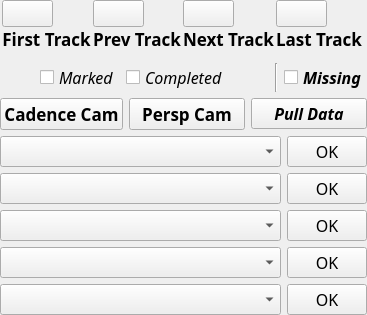
        <widget class="QWidget" name="navigationWidget" native="true">
         <property name="sizePolicy">
          <sizepolicy hsizetype="Expanding" vsizetype="Expanding">
           <horstretch>0</horstretch>
           <verstretch>0</verstretch>
          </sizepolicy>
         </property>
         <property name="font">
          <font>
           <family>Lucida Grande</family>
           <pointsize>12</pointsize>
          </font>
         </property>
         <layout class="QVBoxLayout" name="verticalLayout" stretch="1,0,1,0,1,0,1,1,1">
          <property name="margin">
           <number>0</number>
          </property>
          <item>
           <widget class="QWidget" name="controlsWidget" native="true">
            <property name="sizePolicy">
             <sizepolicy hsizetype="Expanding" vsizetype="Fixed">
              <horstretch>0</horstretch>
              <verstretch>0</verstretch>
             </sizepolicy>
            </property>
            <property name="minimumSize">
             <size>
              <width>2</width>
              <height>0</height>
             </size>
            </property>
            <property name="font">
             <font>
              <family>Lucida Grande</family>
              <pointsize>12</pointsize>
             </font>
            </property>
            <layout class="QHBoxLayout" name="horizontalLayout">
             <property name="spacing">
              <number>0</number>
             </property>
             <property name="margin">
              <number>0</number>
             </property>
             <item>
              <widget class="QWidget" name="firstWidget" native="true">
               <property name="sizePolicy">
                <sizepolicy hsizetype="Fixed" vsizetype="Expanding">
                 <horstretch>0</horstretch>
                 <verstretch>0</verstretch>
                </sizepolicy>
               </property>
               <property name="font">
                <font>
                 <pointsize>12</pointsize>
                </font>
               </property>
               <layout class="QVBoxLayout" name="verticalLayout_7">
                <property name="spacing">
                 <number>0</number>
                </property>
                <property name="margin">
                 <number>0</number>
                </property>
                <item>
                 <widget class="QPushButton" name="firstBtn">
                  <property name="sizePolicy">
                   <sizepolicy hsizetype="Fixed" vsizetype="Fixed">
                    <horstretch>0</horstretch>
                    <verstretch>0</verstretch>
                   </sizepolicy>
                  </property>
                  <property name="font">
                   <font>
                    <family>Lucida Grande</family>
                    <pointsize>12</pointsize>
                    <weight>75</weight>
                    <bold>true</bold>
                   </font>
                  </property>
                  <property name="acceptDrops">
                   <bool>false</bool>
                  </property>
                  <property name="text">
                   <string/>
                  </property>
                  <property name="icon">
                   <iconset>
                    <normaloff>mediaIcons/first.png</normaloff>mediaIcons/first.png</iconset>
                  </property>
                  <property name="iconSize">
                   <size>
                    <width>24</width>
                    <height>24</height>
                   </size>
                  </property>
                  <property name="flat">
                   <bool>false</bool>
                  </property>
                 </widget>
                </item>
                <item>
                 <widget class="QLabel" name="firstTrackLbl">
                  <property name="sizePolicy">
                   <sizepolicy hsizetype="Expanding" vsizetype="Fixed">
                    <horstretch>0</horstretch>
                    <verstretch>0</verstretch>
                   </sizepolicy>
                  </property>
                  <property name="font">
                   <font>
                    <family>Abadi MT Condensed Light</family>
                    <pointsize>13</pointsize>
                    <weight>75</weight>
                    <bold>true</bold>
                   </font>
                  </property>
                  <property name="contextMenuPolicy">
                   <enum>Qt::DefaultContextMenu</enum>
                  </property>
                  <property name="text">
                   <string>First Track</string>
                  </property>
                  <property name="alignment">
                   <set>Qt::AlignCenter</set>
                  </property>
                 </widget>
                </item>
               </layout>
              </widget>
             </item>
             <item>
              <widget class="QWidget" name="prevWIdget" native="true">
               <property name="sizePolicy">
                <sizepolicy hsizetype="Fixed" vsizetype="Expanding">
                 <horstretch>0</horstretch>
                 <verstretch>0</verstretch>
                </sizepolicy>
               </property>
               <property name="font">
                <font>
                 <pointsize>12</pointsize>
                </font>
               </property>
               <layout class="QVBoxLayout" name="verticalLayout_8" stretch="0,0">
                <property name="spacing">
                 <number>0</number>
                </property>
                <property name="margin">
                 <number>0</number>
                </property>
                <item>
                 <widget class="QPushButton" name="prevBtn">
                  <property name="sizePolicy">
                   <sizepolicy hsizetype="Fixed" vsizetype="Fixed">
                    <horstretch>0</horstretch>
                    <verstretch>0</verstretch>
                   </sizepolicy>
                  </property>
                  <property name="font">
                   <font>
                    <family>Lucida Grande</family>
                    <pointsize>12</pointsize>
                    <weight>75</weight>
                    <bold>true</bold>
                   </font>
                  </property>
                  <property name="acceptDrops">
                   <bool>false</bool>
                  </property>
                  <property name="text">
                   <string/>
                  </property>
                  <property name="icon">
                   <iconset>
                    <normaloff>mediaIcons/prev.png</normaloff>mediaIcons/prev.png</iconset>
                  </property>
                  <property name="iconSize">
                   <size>
                    <width>24</width>
                    <height>24</height>
                   </size>
                  </property>
                  <property name="flat">
                   <bool>false</bool>
                  </property>
                 </widget>
                </item>
                <item>
                 <widget class="QLabel" name="prevTrackLbl">
                  <property name="sizePolicy">
                   <sizepolicy hsizetype="Expanding" vsizetype="Fixed">
                    <horstretch>0</horstretch>
                    <verstretch>0</verstretch>
                   </sizepolicy>
                  </property>
                  <property name="font">
                   <font>
                    <family>Abadi MT Condensed Light</family>
                    <pointsize>13</pointsize>
                    <weight>75</weight>
                    <bold>true</bold>
                   </font>
                  </property>
                  <property name="text">
                   <string>Prev Track</string>
                  </property>
                  <property name="alignment">
                   <set>Qt::AlignCenter</set>
                  </property>
                  <property name="indent">
                   <number>0</number>
                  </property>
                 </widget>
                </item>
               </layout>
              </widget>
             </item>
             <item>
              <widget class="QWidget" name="nextWidget" native="true">
               <property name="sizePolicy">
                <sizepolicy hsizetype="Fixed" vsizetype="Expanding">
                 <horstretch>0</horstretch>
                 <verstretch>0</verstretch>
                </sizepolicy>
               </property>
               <property name="font">
                <font>
                 <pointsize>12</pointsize>
                </font>
               </property>
               <layout class="QVBoxLayout" name="verticalLayout_9">
                <property name="spacing">
                 <number>0</number>
                </property>
                <property name="margin">
                 <number>0</number>
                </property>
                <item>
                 <widget class="QPushButton" name="nextBtn">
                  <property name="sizePolicy">
                   <sizepolicy hsizetype="Fixed" vsizetype="Fixed">
                    <horstretch>0</horstretch>
                    <verstretch>0</verstretch>
                   </sizepolicy>
                  </property>
                  <property name="font">
                   <font>
                    <family>Lucida Grande</family>
                    <pointsize>12</pointsize>
                    <weight>75</weight>
                    <bold>true</bold>
                   </font>
                  </property>
                  <property name="acceptDrops">
                   <bool>false</bool>
                  </property>
                  <property name="text">
                   <string/>
                  </property>
                  <property name="icon">
                   <iconset>
                    <normaloff>mediaIcons/next.png</normaloff>mediaIcons/next.png</iconset>
                  </property>
                  <property name="iconSize">
                   <size>
                    <width>24</width>
                    <height>24</height>
                   </size>
                  </property>
                  <property name="flat">
                   <bool>false</bool>
                  </property>
                 </widget>
                </item>
                <item>
                 <widget class="QLabel" name="nextTrackLabel">
                  <property name="sizePolicy">
                   <sizepolicy hsizetype="Expanding" vsizetype="Fixed">
                    <horstretch>0</horstretch>
                    <verstretch>0</verstretch>
                   </sizepolicy>
                  </property>
                  <property name="font">
                   <font>
                    <family>Abadi MT Condensed Light</family>
                    <pointsize>13</pointsize>
                    <weight>75</weight>
                    <bold>true</bold>
                   </font>
                  </property>
                  <property name="text">
                   <string>Next Track</string>
                  </property>
                  <property name="alignment">
                   <set>Qt::AlignCenter</set>
                  </property>
                  <property name="indent">
                   <number>0</number>
                  </property>
                 </widget>
                </item>
               </layout>
              </widget>
             </item>
             <item>
              <widget class="QWidget" name="lastWidget" native="true">
               <property name="sizePolicy">
                <sizepolicy hsizetype="Fixed" vsizetype="Expanding">
                 <horstretch>0</horstretch>
                 <verstretch>0</verstretch>
                </sizepolicy>
               </property>
               <property name="font">
                <font>
                 <pointsize>12</pointsize>
                </font>
               </property>
               <layout class="QVBoxLayout" name="verticalLayout_10">
                <property name="spacing">
                 <number>0</number>
                </property>
                <property name="margin">
                 <number>0</number>
                </property>
                <item>
                 <widget class="QPushButton" name="lastBtn">
                  <property name="sizePolicy">
                   <sizepolicy hsizetype="Fixed" vsizetype="Fixed">
                    <horstretch>0</horstretch>
                    <verstretch>0</verstretch>
                   </sizepolicy>
                  </property>
                  <property name="font">
                   <font>
                    <family>Lucida Grande</family>
                    <pointsize>12</pointsize>
                    <weight>75</weight>
                    <bold>true</bold>
                   </font>
                  </property>
                  <property name="acceptDrops">
                   <bool>false</bool>
                  </property>
                  <property name="text">
                   <string/>
                  </property>
                  <property name="icon">
                   <iconset>
                    <normaloff>mediaIcons/next.png</normaloff>mediaIcons/next.png</iconset>
                  </property>
                  <property name="iconSize">
                   <size>
                    <width>24</width>
                    <height>24</height>
                   </size>
                  </property>
                  <property name="flat">
                   <bool>false</bool>
                  </property>
                 </widget>
                </item>
                <item>
                 <widget class="QLabel" name="lastTrackLbl">
                  <property name="sizePolicy">
                   <sizepolicy hsizetype="Expanding" vsizetype="Fixed">
                    <horstretch>0</horstretch>
                    <verstretch>0</verstretch>
                   </sizepolicy>
                  </property>
                  <property name="font">
                   <font>
                    <family>Abadi MT Condensed Light</family>
                    <pointsize>13</pointsize>
                    <weight>75</weight>
                    <bold>true</bold>
                   </font>
                  </property>
                  <property name="layoutDirection">
                   <enum>Qt::LeftToRight</enum>
                  </property>
                  <property name="text">
                   <string>Last Track</string>
                  </property>
                  <property name="alignment">
                   <set>Qt::AlignCenter</set>
                  </property>
                  <property name="indent">
                   <number>0</number>
                  </property>
                 </widget>
                </item>
               </layout>
              </widget>
             </item>
            </layout>
           </widget>
          </item>
          <item>
           <widget class="QWidget" name="trackInfoWidget" native="true">
            <property name="sizePolicy">
             <sizepolicy hsizetype="Expanding" vsizetype="Fixed">
              <horstretch>0</horstretch>
              <verstretch>0</verstretch>
             </sizepolicy>
            </property>
            <property name="font">
             <font>
              <family>Lucida Grande</family>
             </font>
            </property>
            <layout class="QHBoxLayout" name="horizontalLayout_13">
             <property name="spacing">
              <number>-1</number>
             </property>
             <property name="margin">
              <number>0</number>
             </property>
            </layout>
           </widget>
          </item>
          <item>
           <widget class="QWidget" name="flagWidget" native="true">
            <property name="sizePolicy">
             <sizepolicy hsizetype="Preferred" vsizetype="Expanding">
              <horstretch>0</horstretch>
              <verstretch>0</verstretch>
             </sizepolicy>
            </property>
            <property name="contextMenuPolicy">
             <enum>Qt::DefaultContextMenu</enum>
            </property>
            <layout class="QHBoxLayout" name="horizontalLayout_16" stretch="1,1,1,0,2,0">
             <property name="margin">
              <number>0</number>
             </property>
             <item>
              <spacer name="horizontalSpacer">
               <property name="orientation">
                <enum>Qt::Horizontal</enum>
               </property>
               <property name="sizeHint" stdset="0">
                <size>
                 <width>40</width>
                 <height>20</height>
                </size>
               </property>
              </spacer>
             </item>
             <item>
              <widget class="QCheckBox" name="markedCkbx">
               <property name="font">
                <font>
                 <family>Abadi MT Condensed Extra Bold</family>
                 <italic>true</italic>
                </font>
               </property>
               <property name="layoutDirection">
                <enum>Qt::LeftToRight</enum>
               </property>
               <property name="text">
                <string>Marked</string>
               </property>
              </widget>
             </item>
             <item>
              <widget class="QCheckBox" name="completedCkbx">
               <property name="font">
                <font>
                 <family>Abadi MT Condensed Extra Bold</family>
                 <italic>true</italic>
                </font>
               </property>
               <property name="layoutDirection">
                <enum>Qt::LeftToRight</enum>
               </property>
               <property name="text">
                <string>Completed</string>
               </property>
               <property name="autoRepeatInterval">
                <number>100</number>
               </property>
              </widget>
             </item>
             <item>
              <spacer name="horizontalSpacer_2">
               <property name="orientation">
                <enum>Qt::Horizontal</enum>
               </property>
               <property name="sizeHint" stdset="0">
                <size>
                 <width>40</width>
                 <height>20</height>
                </size>
               </property>
              </spacer>
             </item>
             <item>
              <widget class="Line" name="line_2">
               <property name="orientation">
                <enum>Qt::Vertical</enum>
               </property>
              </widget>
             </item>
             <item>
              <widget class="QCheckBox" name="missingCkbx">
               <property name="font">
                <font>
                 <family>Abadi MT Condensed Extra Bold</family>
                 <weight>75</weight>
                 <italic>true</italic>
                 <bold>true</bold>
                </font>
               </property>
               <property name="text">
                <string>Missing</string>
               </property>
              </widget>
             </item>
            </layout>
           </widget>
          </item>
          <item>
           <widget class="QWidget" name="camWidget" native="true">
            <property name="sizePolicy">
             <sizepolicy hsizetype="Expanding" vsizetype="Fixed">
              <horstretch>0</horstretch>
              <verstretch>0</verstretch>
             </sizepolicy>
            </property>
            <property name="font">
             <font>
              <family>Abadi MT Condensed Extra Bold</family>
              <weight>75</weight>
              <bold>true</bold>
             </font>
            </property>
            <property name="contextMenuPolicy">
             <enum>Qt::DefaultContextMenu</enum>
            </property>
            <layout class="QHBoxLayout" name="horizontalLayout_5" stretch="1,1,1">
             <property name="spacing">
              <number>-1</number>
             </property>
             <property name="margin">
              <number>0</number>
             </property>
             <item>
              <widget class="QPushButton" name="selectCadenceCamBtn">
               <property name="sizePolicy">
                <sizepolicy hsizetype="Expanding" vsizetype="Fixed">
                 <horstretch>0</horstretch>
                 <verstretch>0</verstretch>
                </sizepolicy>
               </property>
               <property name="font">
                <font>
                 <family>Abadi MT Condensed Extra Bold</family>
                 <pointsize>13</pointsize>
                 <weight>75</weight>
                 <italic>false</italic>
                 <bold>true</bold>
                </font>
               </property>
               <property name="text">
                <string>Cadence Cam</string>
               </property>
              </widget>
             </item>
             <item>
              <widget class="QPushButton" name="selectPerspectiveBtn">
               <property name="sizePolicy">
                <sizepolicy hsizetype="Expanding" vsizetype="Fixed">
                 <horstretch>0</horstretch>
                 <verstretch>0</verstretch>
                </sizepolicy>
               </property>
               <property name="font">
                <font>
                 <family>Abadi MT Condensed Extra Bold</family>
                 <pointsize>13</pointsize>
                 <weight>75</weight>
                 <italic>false</italic>
                 <bold>true</bold>
                </font>
               </property>
               <property name="text">
                <string>Persp Cam</string>
               </property>
              </widget>
             </item>
             <item>
              <widget class="QPushButton" name="pullBtn">
               <property name="sizePolicy">
                <sizepolicy hsizetype="Expanding" vsizetype="Fixed">
                 <horstretch>0</horstretch>
                 <verstretch>0</verstretch>
                </sizepolicy>
               </property>
               <property name="font">
                <font>
                 <family>Abadi MT Condensed Extra Bold</family>
                 <pointsize>12</pointsize>
                 <weight>75</weight>
                 <italic>true</italic>
                 <bold>true</bold>
                 <underline>false</underline>
                 <stylestrategy>PreferDefault</stylestrategy>
                </font>
               </property>
               <property name="autoFillBackground">
                <bool>true</bool>
               </property>
               <property name="text">
                <string>Pull Data</string>
               </property>
               <property name="checkable">
                <bool>false</bool>
               </property>
              </widget>
             </item>
            </layout>
           </widget>
          </item>
          <item>
           <widget class="QWidget" name="selectionWidget_1" native="true">
            <property name="sizePolicy">
             <sizepolicy hsizetype="Expanding" vsizetype="Expanding">
              <horstretch>0</horstretch>
              <verstretch>0</verstretch>
             </sizepolicy>
            </property>
            <property name="font">
             <font>
              <family>Lucida Grande</family>
             </font>
            </property>
            <layout class="QHBoxLayout" name="horizontalLayout_7" stretch="5,1">
             <property name="spacing">
              <number>-1</number>
             </property>
             <property name="margin">
              <number>0</number>
             </property>
             <item>
              <widget class="QComboBox" name="selectionMethod1Cmbx">
               <property name="sizePolicy">
                <sizepolicy hsizetype="Expanding" vsizetype="Fixed">
                 <horstretch>0</horstretch>
                 <verstretch>0</verstretch>
                </sizepolicy>
               </property>
               <property name="font">
                <font>
                 <family>Abadi MT Condensed Extra Bold</family>
                 <pointsize>12</pointsize>
                 <weight>50</weight>
                 <italic>false</italic>
                 <bold>false</bold>
                 <kerning>true</kerning>
                </font>
               </property>
               <property name="currentIndex">
                <number>-1</number>
               </property>
              </widget>
             </item>
             <item>
              <widget class="QPushButton" name="select1Btn">
               <property name="sizePolicy">
                <sizepolicy hsizetype="Expanding" vsizetype="Fixed">
                 <horstretch>0</horstretch>
                 <verstretch>0</verstretch>
                </sizepolicy>
               </property>
               <property name="font">
                <font>
                 <family>Abadi MT Condensed Extra Bold</family>
                 <pointsize>12</pointsize>
                 <weight>50</weight>
                 <italic>false</italic>
                 <bold>false</bold>
                </font>
               </property>
               <property name="text">
                <string>OK</string>
               </property>
              </widget>
             </item>
            </layout>
           </widget>
          </item>
          <item>
           <widget class="QWidget" name="selectionWidget_2" native="true">
            <property name="sizePolicy">
             <sizepolicy hsizetype="Expanding" vsizetype="Expanding">
              <horstretch>0</horstretch>
              <verstretch>0</verstretch>
             </sizepolicy>
            </property>
            <property name="font">
             <font>
              <family>Lucida Grande</family>
             </font>
            </property>
            <layout class="QHBoxLayout" name="horizontalLayout_17" stretch="5,1">
             <property name="spacing">
              <number>-1</number>
             </property>
             <property name="margin">
              <number>0</number>
             </property>
             <item>
              <widget class="QComboBox" name="selectionMethod2Cmbx">
               <property name="sizePolicy">
                <sizepolicy hsizetype="Expanding" vsizetype="Fixed">
                 <horstretch>0</horstretch>
                 <verstretch>0</verstretch>
                </sizepolicy>
               </property>
               <property name="font">
                <font>
                 <family>Abadi MT Condensed Extra Bold</family>
                 <pointsize>12</pointsize>
                 <weight>50</weight>
                 <italic>false</italic>
                 <bold>false</bold>
                </font>
               </property>
               <property name="currentIndex">
                <number>-1</number>
               </property>
              </widget>
             </item>
             <item>
              <widget class="QPushButton" name="select2Btn">
               <property name="sizePolicy">
                <sizepolicy hsizetype="Expanding" vsizetype="Fixed">
                 <horstretch>0</horstretch>
                 <verstretch>0</verstretch>
                </sizepolicy>
               </property>
               <property name="font">
                <font>
                 <family>Abadi MT Condensed Extra Bold</family>
                 <pointsize>12</pointsize>
                 <weight>50</weight>
                 <italic>false</italic>
                 <bold>false</bold>
                </font>
               </property>
               <property name="text">
                <string>OK</string>
               </property>
              </widget>
             </item>
            </layout>
           </widget>
          </item>
          <item>
           <widget class="QWidget" name="operation1Widget" native="true">
            <property name="sizePolicy">
             <sizepolicy hsizetype="Expanding" vsizetype="Expanding">
              <horstretch>0</horstretch>
              <verstretch>0</verstretch>
             </sizepolicy>
            </property>
            <property name="font">
             <font>
              <family>Lucida Grande</family>
             </font>
            </property>
            <layout class="QHBoxLayout" name="horizontalLayout_12" stretch="5,1">
             <property name="spacing">
              <number>-1</number>
             </property>
             <property name="margin">
              <number>0</number>
             </property>
             <item>
              <widget class="QComboBox" name="operation1Cmbx">
               <property name="sizePolicy">
                <sizepolicy hsizetype="Expanding" vsizetype="Fixed">
                 <horstretch>0</horstretch>
                 <verstretch>0</verstretch>
                </sizepolicy>
               </property>
               <property name="font">
                <font>
                 <family>Abadi MT Condensed Extra Bold</family>
                 <pointsize>12</pointsize>
                 <weight>50</weight>
                 <italic>false</italic>
                 <bold>false</bold>
                </font>
               </property>
               <property name="contextMenuPolicy">
                <enum>Qt::DefaultContextMenu</enum>
               </property>
               <property name="currentIndex">
                <number>-1</number>
               </property>
              </widget>
             </item>
             <item>
              <widget class="QPushButton" name="operation1Btn">
               <property name="sizePolicy">
                <sizepolicy hsizetype="Expanding" vsizetype="Fixed">
                 <horstretch>0</horstretch>
                 <verstretch>0</verstretch>
                </sizepolicy>
               </property>
               <property name="font">
                <font>
                 <family>Abadi MT Condensed Extra Bold</family>
                 <pointsize>12</pointsize>
                 <weight>50</weight>
                 <italic>false</italic>
                 <bold>false</bold>
                </font>
               </property>
               <property name="text">
                <string>OK</string>
               </property>
              </widget>
             </item>
            </layout>
           </widget>
          </item>
          <item>
           <widget class="QWidget" name="operation2Widget" native="true">
            <property name="sizePolicy">
             <sizepolicy hsizetype="Expanding" vsizetype="Expanding">
              <horstretch>0</horstretch>
              <verstretch>0</verstretch>
             </sizepolicy>
            </property>
            <property name="font">
             <font>
              <family>Lucida Grande</family>
             </font>
            </property>
            <layout class="QHBoxLayout" name="horizontalLayout_14" stretch="5,1">
             <property name="spacing">
              <number>-1</number>
             </property>
             <property name="margin">
              <number>0</number>
             </property>
             <item>
              <widget class="QComboBox" name="operation2Cmbx">
               <property name="sizePolicy">
                <sizepolicy hsizetype="Expanding" vsizetype="Fixed">
                 <horstretch>0</horstretch>
                 <verstretch>0</verstretch>
                </sizepolicy>
               </property>
               <property name="font">
                <font>
                 <family>Abadi MT Condensed Extra Bold</family>
                 <pointsize>12</pointsize>
                 <weight>50</weight>
                 <italic>false</italic>
                 <bold>false</bold>
                </font>
               </property>
               <property name="currentIndex">
                <number>-1</number>
               </property>
              </widget>
             </item>
             <item>
              <widget class="QPushButton" name="operation2Btn">
               <property name="sizePolicy">
                <sizepolicy hsizetype="Expanding" vsizetype="Fixed">
                 <horstretch>0</horstretch>
                 <verstretch>0</verstretch>
                </sizepolicy>
               </property>
               <property name="font">
                <font>
                 <family>Abadi MT Condensed Extra Bold</family>
                 <pointsize>12</pointsize>
                 <weight>50</weight>
                 <italic>false</italic>
                 <bold>false</bold>
                </font>
               </property>
               <property name="text">
                <string>OK</string>
               </property>
              </widget>
             </item>
            </layout>
           </widget>
          </item>
          <item>
           <widget class="QWidget" name="operation3Widget" native="true">
            <property name="sizePolicy">
             <sizepolicy hsizetype="Expanding" vsizetype="Expanding">
              <horstretch>0</horstretch>
              <verstretch>0</verstretch>
             </sizepolicy>
            </property>
            <property name="font">
             <font>
              <family>Lucida Grande</family>
             </font>
            </property>
            <layout class="QHBoxLayout" name="horizontalLayout_15" stretch="5,1">
             <property name="spacing">
              <number>-1</number>
             </property>
             <property name="margin">
              <number>0</number>
             </property>
             <item>
              <widget class="QComboBox" name="operation3Cmbx">
               <property name="sizePolicy">
                <sizepolicy hsizetype="Expanding" vsizetype="Fixed">
                 <horstretch>0</horstretch>
                 <verstretch>0</verstretch>
                </sizepolicy>
               </property>
               <property name="font">
                <font>
                 <family>Abadi MT Condensed Extra Bold</family>
                 <pointsize>12</pointsize>
                 <weight>50</weight>
                 <italic>false</italic>
                 <bold>false</bold>
                </font>
               </property>
               <property name="currentIndex">
                <number>-1</number>
               </property>
              </widget>
             </item>
             <item>
              <widget class="QPushButton" name="operation3Btn">
               <property name="sizePolicy">
                <sizepolicy hsizetype="Expanding" vsizetype="Fixed">
                 <horstretch>0</horstretch>
                 <verstretch>0</verstretch>
                </sizepolicy>
               </property>
               <property name="font">
                <font>
                 <family>Abadi MT Condensed Extra Bold</family>
                 <pointsize>12</pointsize>
                 <weight>50</weight>
                 <italic>false</italic>
                 <bold>false</bold>
                </font>
               </property>
               <property name="text">
                <string>OK</string>
               </property>
              </widget>
             </item>
            </layout>
           </widget>
          </item>
         </layout>
        </widget>
